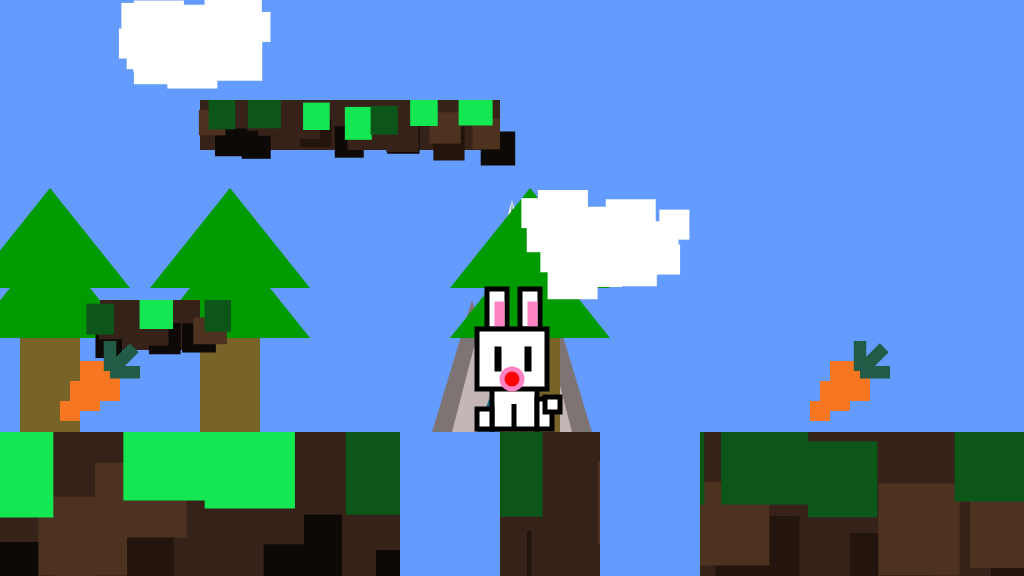
Frame 1 (no input)
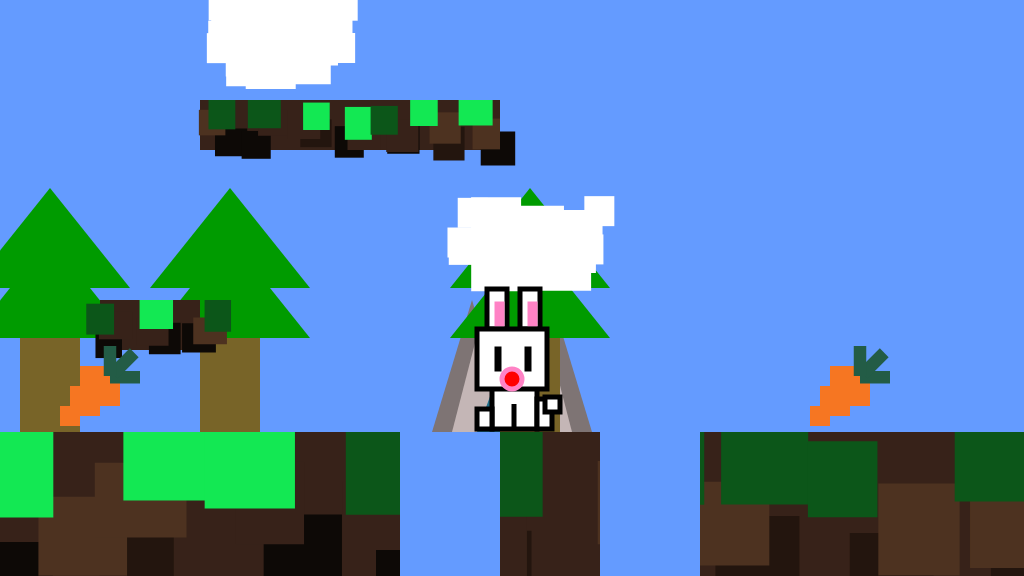
Frame 60 (no input)
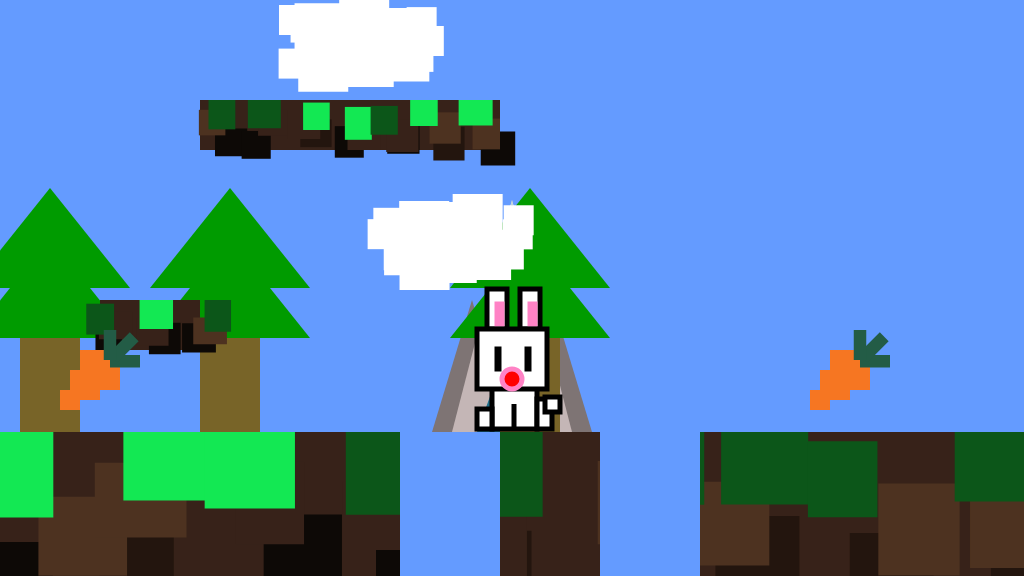
Frame 120 (the mouse pressed at the canvas centre since frame 60)

The p5.js sketch that drew these frames (run headless with seeded random() and noise() and a simulated clock; from frame 60 on, the mouse is pressed at the canvas centre):

// p5.js sketch
// ── sketch.js
//global vars
var floorPos_y;
var currentGround;
var scrollPos;
var heightPos;

function setup()
{
	frameRate(60)
	createCanvas(1024, 576);
	floorPos_y = height * 3/4;
	startGame();
}

function startGame()
{
	scrollPos = 0;
	heightPos = 0;
	rabbitCharacter.realWorldPos = rabbitCharacter.xPos - scrollPos;
	carrots.setCarrotColors(color(246, 118, 34), color(35, 92, 70),)
	carrots.addCarrots([{xPos: 100, yPos: 380, size: 0.5}, {xPos: 850, yPos: 380, size: 0.5}])
	currentGround = drawTerrain.generateLayeredGround(color(19,232,83),
								color(12,86,25),
								color(77,50,32),
								color(55,34,25),
								color(35,21,14),
								color(13,9,6),
								floorPos_y,
								0,
								width);
	platformsData = [{yPos: 100, platformStart: 200, platformEnd: 500},
					{yPos: 300, platformStart: 100, platformEnd: 200}]
	currentPlatforms = drawTerrain.generateLayeredPlatforms(color(19,232,83),
								color(12,86,25),
								color(77,50,32),
								color(55,34,25),
								color(35,21,14),
								color(13,9,6),
								platformsData)
	clouds.addClouds([{xPos: width/2, yPos: 200, direction: "left"},
					{xPos: 100, yPos: 0, direction: "right"},
					{xPos: 100, yPos: -200, direction: "left"},
					{xPos: 100, yPos: -400, direction: "right"}])
	mountains.mountainColors = {sideMountains: color(126,116,116), middleMountain: color(196,182,182), river: color(31,111,139), snowCap: color(255,255,255)}
	mountains.mountainIndcies = [{xPos: width/2, yPos: 200, scale: 1}]
	trees.treeColors = {leaves: color(0, 155, 0), trunk: color(120, 100, 40)}
	trees.treeIndcies = [20, 200, 500]
	canyons.addCanyons([{xPos: 400, canyonWidth: 100}, {xPos: 600, canyonWidth: 100}])
	canyons.color = color(100, 155, 255)
}

function draw()
{
	logFrameRate(50, 80)
	
	background(100, 155, 255);

	push();
    translate(scrollPos, heightPos);
	mountains.drawMountains()
	trees.drawTrees()
	collectedAnimations.animateAnimations()
	drawTerrain.drawCurrentTerrain(currentGround, currentPlatforms)
	canyons.drawCanyons();
	clouds.drawClouds();
	pop();

	rabbitCharacter.drawRabbit()
	rabbitCharacter.realWorldPos = rabbitCharacter.xPos - scrollPos;

	//draw carrots in front of character
	push();
    translate(scrollPos, heightPos);
	carrots.drawCarrots();
	pop();
	
}

//objects

//--------------------CANYONS OBJECT--------------------//

canyons = 
{
	color: null,

	canyonsArray: [],

	createCanyon: function (x, canyonWidth)
	{
		c =
		{
			x: x,
			canyonWidth: canyonWidth,
			checkCollision: function(xPos, yPos)
			{
				yInRange = yPos + 10 > floorPos_y + heightPos
				xInRange = (xPos < (this.canyonWidth + this.x) && xPos > this.x);
				return xInRange && yInRange
			}
		}
		return c
	},

	addCanyons: function (canyonData)
	{
		for(i = 0; i < canyonData.length; i++)
		{
			this.canyonsArray.push(this.createCanyon(canyonData[i].xPos, canyonData[i].canyonWidth))
		}
	},

	drawCanyons: function()
	{
		for(i = 0; i < this.canyonsArray.length; i++)
		{
			if(this.canyonsArray[i].checkCollision(rabbitCharacter.realWorldPos, rabbitCharacter.getFeetPos()))
			{
				rabbitCharacter.isDead = true;
			}
			fill(this.color);
			rect(this.canyonsArray[i].x, floorPos_y, this.canyonsArray[i].canyonWidth, 400)
		}
	}
}

//--------------------TREES OBJECT--------------------//
trees = 
{
	treeIndcies: [],

	treeColors: 
	{
		leaves: null,
		trunk: null,
	},

	drawTrees: function ()
	{
		noStroke();
		for (var i = 0; i < this.treeIndcies.length; i++)
    	{
			x = this.treeIndcies[i]
			fill(this.treeColors.trunk)
			rect(x, height/2, 60, 150)
			
			fill(this.treeColors.leaves)
			triangle(x - 50, height/2 + 50, 
					x + 30, height/2 - 50, 
					x + 110, height/2 + 50)
			triangle(x - 50, height/2, 
					x + 30, height/2 - 100, 
					x + 110, height/2)
   		}
	}
}

//--------------------MOUNTAINS OBJECT--------------------//
mountains = 
{
	mountainIndcies: [],

	mountainColors: 
	{
		sideMountains: null,
		middleMountain: null,
		river: null,
		snowCap: null
	},

	drawMountains: function ()
	{
		noStroke();
		for(i = 0; i < this.mountainIndcies.length; i ++)
		{
			x = this.mountainIndcies[i].xPos
			y = this.mountainIndcies[i].yPos
			s = this.mountainIndcies[i].scale
			//side mountains
			fill(this.mountainColors.sideMountains)
			triangle(x - (40 * s), y + (100 * s),
					 x - (80 * s), y + (232 * s), 
					 x, y + (232 * s))
			triangle(x + (40 * s), y + (100 * s), 
					 x, y + (232 * s), 
					 x + (80 * s), y + (232 * s))
			//middle mountain
			fill(this.mountainColors.middleMountain)
			triangle(x, y, 
					 x - (60 * s), y + (232 * s), 
					 x + (60 * s), y + (232 * s))
			//snow cap
			fill(this.mountainColors.snowCap)
			triangle(x, y,
					 x - (15 * s), y + (58 * s),
					 x + (15 * s), y + (58 * s))
			//river
			fill(this.mountainColors.river)
			beginShape();
			vertex(x, y)
			vertex(x - (5 * s), y + (75 * s));
			vertex(x - (5 * s), y + (150 * s));
			vertex(x - (35 * s), y + (232 * s));
			vertex(x + (10 * s), y + (232 * s));
			vertex(x + (20 * s), y + (150 * s));
			vertex(x + (5 * s), y + (75 * s))
			endShape(CLOSE);   
		}
	}
}

//--------------------CLOUDS OBJECT--------------------//
clouds = 
{
	maxLeft: 100,
	maxRight: 700,

	updateCloudRiders: function (cloudIdx)
	{
		gameCharXInRange = (rabbitCharacter.realWorldPos > this.cloudsArray[cloudIdx].xPos + 15 &&
							rabbitCharacter.realWorldPos < this.cloudsArray[cloudIdx].xPos + 175);

		gameCharYInRange = abs(rabbitCharacter.getFeetPos() - (this.cloudsArray[cloudIdx].yPos + heightPos + 60)) < 5

		onCloud = gameCharXInRange && gameCharYInRange && rabbitCharacter.jumpingData.goingUpwards == false
		if(onCloud)
		{
			rabbitCharacter.ridingCloudData.onCloud = true;
			rabbitCharacter.onFloor = true;
			rabbitCharacter.ridingCloudData.cloudRiding = cloudIdx;
		}
	},

	createCloud: function (xPos, yPos, direction)
	{
		c = 
		{
			xPos: xPos,
			yPos: yPos,
			direction: direction,
			speed: random(1, 4),
			realPos: xPos,
			squares: null
		}
		return c
	},

	generateCloudSquares: function (cloudIdx)
	{
		x = 0
		y = this.cloudsArray[cloudIdx].yPos
		squares = [];
		
		for(i = 0; i < 3; i++)
		{
			for(j = 0; j < 5; j++)
			{
				cloudSize = 30
				if(j > 0 && j < 4)
				{
					cloudSize = 50
				}
				xRandom = (x + random(-10, 10)) + (j * 35)
				if(j == 0)
				{
					xRandom += 20;
				}
				yRandom = (y + random(-10, 10)) + (i * 20)
				cloudSquare = 
				{
					x: xRandom,
					y: yRandom,
					size: cloudSize
				}
				squares.push(cloudSquare)
			}
		}
		return squares
	},

	cloudsArray: [],

	addClouds: function (inputArray)
	{
		for(cloudIdx = 0; cloudIdx < inputArray.length; cloudIdx++)
		{
			currentInput = inputArray[cloudIdx];
			cloud = this.createCloud(currentInput.xPos, currentInput.yPos, currentInput.direction, cloudIdx)
			this.cloudsArray.push(cloud)
			cloud.squares = this.generateCloudSquares(this.cloudsArray.length - 1)
		}
	},

	drawClouds: function ()
	{
		for(cloudIdx = 0; cloudIdx < this.cloudsArray.length; cloudIdx++)
		{
			this.updateCloudRiders(cloudIdx)

			//handle randomized clouds
			if(frameCount % 60 == 0)
			{
				cloudSquares = this.generateCloudSquares(cloudIdx)
				this.cloudsArray[cloudIdx].squares = cloudSquares
			}

			//handle cloud animation
			currentCloudX = this.cloudsArray[cloudIdx].realPos
			if(this.cloudsArray[cloudIdx].direction == "left")
			{
				if(currentCloudX < this.maxLeft)
				{
					this.cloudsArray[cloudIdx].direction = "right"
				}
				else
				{
					this.cloudsArray[cloudIdx].xPos -= this.cloudsArray[cloudIdx].speed;
					this.cloudsArray[cloudIdx].realPos -= this.cloudsArray[cloudIdx].speed;
				}
			}
			else
			{
				if(currentCloudX > this.maxRight)
				{
					this.cloudsArray[cloudIdx].direction = "left"
				}
				else
				{
					this.cloudsArray[cloudIdx].xPos += this.cloudsArray[cloudIdx].speed
					this.cloudsArray[cloudIdx].realPos += this.cloudsArray[cloudIdx].speed;
				}
			}

			//draw out each individual square
			for(squareIdx = 0; squareIdx < this.cloudsArray[cloudIdx].squares.length; squareIdx++)
			{
				currentRect = this.cloudsArray[cloudIdx].squares[squareIdx]
				// updatedXPos = map(currentRect.x,  this.maxLeft, this.maxRight)
				push();
				translate(this.cloudsArray[cloudIdx].xPos, 0);
				fill(255);
				noStroke();
				rect(currentRect.x, currentRect.y, currentRect.size, currentRect.size)
				pop();
				noStroke();
				fill(255, 0, 0);
			}
		}
	}
}

//--------------------CARROT OBJECT--------------------//
carrots = 
{
	carrotScore: 0,
	innerColor: null,
	outerColor: null,

	setCarrotColors: function (innerColor, outerColor)
	{
		this.innerColor = innerColor;
		this.outerColor = outerColor;
	},

	carrot: function (x, y, s)
	{
		c = 
		{
			x: x,
			y: y,
			currentYPos: y,
			size: s,
			currentSize: s,
			downAnimation: true,
			beenCollected: false,
			carrotFloorPosY: y + (s * 102),
			inProximity: function (charX, charY)
			{
				carrotX = this.x
				carrotY = this.currentYPos + (10 * this.size)
				carrotRadius = this.size * 180
				return dist(carrotX, carrotY, charX, charY) < carrotRadius / 2

			}
		}
		return c
	},

	carrotArray: [],

	addCarrots: function (carrotsInput)
	{
		for(i = 0; i < carrotsInput.length; i++)
		{
			this.carrotArray.push(this.carrot(carrotsInput[i].xPos, carrotsInput[i].yPos, carrotsInput[i].size))
		}
	},

	drawCarrots: function()
	{
		for(i = this.carrotArray.length - 1; i >= 0; i--)
		{
			//check if player is close to this carrot
			if(this.carrotArray[i].inProximity(rabbitCharacter.realWorldPos, rabbitCharacter.getCenterPos() - heightPos))
			{
				if(!this.carrotArray[i].beenCollected)
				{
					collectedAnimations.addAnimation(this.carrotArray[i].x, this.carrotArray[i].carrotFloorPosY, color(255, 215, 0), color(218, 165, 32))
				}
				
				this.carrotArray[i].beenCollected = true;
			}

			//animate carrots if they haven't been collected
			if(this.carrotArray[i].downAnimation && !this.carrotArray[i].beenCollected)
			{
				if(this.carrotArray[i].currentYPos - this.carrotArray[i].y == 10)
				{
					this.carrotArray[i].downAnimation = false;
				}
				this.carrotArray[i].currentYPos++;
			}
			else if (!this.carrotArray[i].downAnimation && !this.carrotArray[i].beenCollected)
			{
				if(this.carrotArray[i].y - this.carrotArray[i].currentYPos == 10)
				{
					this.carrotArray[i].downAnimation = true;
				}
				this.carrotArray[i].currentYPos--;
			} 

			//animate the carrots once they are collected
			if(this.carrotArray[i].beenCollected)
			{
				if(this.carrotArray[i].currentSize * 2 > this.carrotArray[i].size)
				{
					this.carrotArray[i].size *= 1.0075;
				}
				else
				{
					this.carrotScore += 1;
					this.carrotArray.splice(i, 1);
					continue;
				}
			}

			//draw the carrots to the canvas
			x = this.carrotArray[i].x
			y = this.carrotArray[i].currentYPos
			s = this.carrotArray[i].size

			noStroke();
			fill(this.innerColor);

			//main carrot
			push();
			translate(-(60 * s), 0)
			rect(x + (20 * s), y - (40 * s), 80 * s, 80 * s)
			rect(x, y, 60 * s, 60 * s)
			rect(x - (20 * s), y + (40 * s), 40 * s, 40 * s)
			
			//carrot stems
			push();
			translate(x + (80 * s), y - (30 * s), 20 * s, 20 * s);
			fill(this.outerColor);
			angleMode(DEGREES);
			rect(0, 0, 60 * s, 25 * s);
			rotate(-45);
			rect(0, -4 * s, 60 * s, 25 * s);
			rotate(-45);
			rect(-10 * s, -12.5 * s, 60 * s, 25 * s);
			pop();
			pop();
		}
	}
}

//--------------------DRAW TERRAIN--------------------//
drawTerrain = 
{
	currentPlatforms: null,

	drawRow: function(lightColor, darkColor, groundStart, groundEnd, yPos, generatedTerrain, maxHeight, size)
	{
		noStroke();
		density = size * 1.5

		while(groundStart < groundEnd)
		{
			xRandom = size/2
			yRandom = size/4
			widthRandom = [size - (size * 0.15), size + (size * 0.15)]
			heightRandom = [size - (size * 0.15), size + (size * 0.15)]

			//draw the grass
			if(random(0, 1) < 0.5)
			{
				generatedTerrain.push({color: lightColor, 
									x: groundStart + random(-xRandom, xRandom), 
									y: constrain(yPos + random(-yRandom, yRandom), maxHeight, height), 
									width: random(widthRandom[0], widthRandom[1]), 
									height: random(heightRandom[0], heightRandom[1])})
			}
			else
			{
				generatedTerrain.push({color: darkColor, 
									x: groundStart + random(-xRandom, xRandom), 
									y: constrain(yPos + random(-yRandom, yRandom), maxHeight, height), 
									width: random(widthRandom[0], widthRandom[1]),
									height: random(heightRandom[0], heightRandom[1])})
			}
			groundStart += density;
		}
	},

	generateLayeredGround: function (grassLight, grassDark, dirtLight, dirtDark, bedRockLight, bedRockDark, yPos, groundStart, groundEnd)
	{
		maxHeight = yPos
		generatedGround = [{color: dirtDark, x: groundStart, y: yPos, width: groundEnd - groundStart, height: 500}];

		yPos += 100;
		this.drawRow(bedRockLight, bedRockDark, groundStart, groundEnd, yPos, generatedGround, maxHeight, 80);

		yPos -= 55;
		this.drawRow(dirtLight, dirtDark, groundStart, groundEnd, yPos, generatedGround, maxHeight, 80);

		yPos -= 50;
		this.drawRow(color(grassLight), grassDark, groundStart, groundEnd, yPos, generatedGround, maxHeight, 80);

		return generatedGround
	},

	generateLayeredPlatforms: function (grassLight, grassDark, dirtLight, dirtDark, bedRockLight, bedRockDark, platformsInput)
	{

		this.currentPlatforms = platformsInput

		platforms = []
		for(i = 0; i < platformsInput.length; i++)
		{
			maxHeight = platformsInput[i].yPos
			updatedWidth = platformsInput[i].platformEnd - platformsInput[i].platformStart
			currentPlatform = [{color: dirtDark, x: platformsInput[i].platformStart, y: platformsInput[i].yPos, width: updatedWidth, height: 50}]

			this.drawRow(bedRockLight, bedRockDark, platformsInput[i].platformStart, platformsInput[i].platformEnd, platformsInput[i].yPos + 25, currentPlatform, maxHeight, 30)
			this.drawRow(dirtLight, dirtDark, platformsInput[i].platformStart, platformsInput[i].platformEnd, platformsInput[i].yPos + 15, currentPlatform, maxHeight, 30)
			this.drawRow(grassLight, grassDark, platformsInput[i].platformStart, platformsInput[i].platformEnd, platformsInput[i].yPos, currentPlatform, maxHeight, 30)

			platforms.push(currentPlatform)
		}
		return platforms
	},

	drawCurrentTerrain: function (currentGround, currentPlatforms)
	{
		this.updateCharOnPlatform()

		for(rectIdx = 0; rectIdx < currentGround.length; rectIdx++)
		{
			noStroke();
			fill(currentGround[rectIdx].color)
			rect(currentGround[rectIdx].x, currentGround[rectIdx].y, currentGround[rectIdx].width, currentGround[rectIdx].height)
		}

		for(i = 0; i < currentPlatforms.length; i++)
		{
			for(j = 0; j < currentPlatforms[i].length; j++)
			{
				noStroke();
				fill(currentPlatforms[i][j].color)
				rect(currentPlatforms[i][j].x, currentPlatforms[i][j].y, currentPlatforms[i][j].width, currentPlatforms[i][j].height)
			}
		}
	},

	updateCharOnPlatform: function ()
	{
		for(platformIdx = 0; platformIdx < this.currentPlatforms.length; platformIdx++)
		{
			gameCharXInRange = (rabbitCharacter.realWorldPos > this.currentPlatforms[platformIdx].platformStart &&
								rabbitCharacter.realWorldPos < this.currentPlatforms[platformIdx].platformEnd);

			gameCharYInRange = abs(rabbitCharacter.getFeetPos() - (this.currentPlatforms[platformIdx].yPos + heightPos) + 4) < 10

			onPlatform = gameCharXInRange && gameCharYInRange && rabbitCharacter.jumpingData.goingUpwards == false
			if(onPlatform)
			{
				rabbitCharacter.platformData.onPlatform = true;
				rabbitCharacter.onFloor = true;
				rabbitCharacter.platformData.currentPlatformData = platformIdx;
			}
		}
	},


}

//--------------------CHARACTER OBJECT--------------------//
rabbitCharacter = 
{
	realWorldPos: 0,
	xPos: 512,
	yPos: 209, 
	size: 1,
	onFloor: true,
	isDead: false,

	getFeetPos: function ()
	{
		return this.yPos + (215 * this.size)
	},
	getCenterPos: function ()
	{
		return this.yPos + (170 * this.size)
	},
	userInput: {direction: "front", airCondition: "walking"},
	legData: 
	{
		//initialize character data used to control walking animation
		rightFootForward: true,
		backLegs: {outerLegPos: null, innerLegPos: null, outerLegHeight: null,  innerLegHeight: null},
		frontLegs: {outerLegPos: null, innerLegPos: null, outerLegHeight: null, innerLegHeight: null}
	},

	earRotationData:
	{
		currentlyRotating: false,
		earsGoingDown: true,
		currentRotationValue: 0
	},

	jumpingData:
	{
		currentlyJumping: false,
		goingUpwards: true,
		currentSpeed: 0,
		jumpingDuration: 100
	},

	checkOnSurface: function ()
	{
		floorPos = 209 + heightPos
		onFloor = abs(this.yPos - floorPos) < 8
		if(onFloor && this.isDead == false)
		{
			rabbitCharacter.onFloor = true;
			rabbitCharacter.yPos = floorPos;
		}
	},

	ridingCloudData:
	{
		onCloud: false,
		cloudRiding: null,
	},

	platformData:
	{
		onPlatform: false,
		currentPlatformData: null
	},

	drawRabbit: function()
	{
		s = this.size
		x = this.xPos
		y = this.yPos

		//check if rabbit is dead and draw rabbit accordingly
		if(this.isDead)
		{
			this.onFloor = false;
			this.isDead = true;
			this.userInput = {direction: "front", airCondition: "jumping"}
			this.yPos += 5;
			this.heightPos = 0;
		}
		
		//control cloud moving with char
		if(this.ridingCloudData.onCloud)
		{
			if(clouds.cloudsArray[this.ridingCloudData.cloudRiding].direction == "right")
			{
				if(this.userInput.direction == "front")
				{
					this.xPos += clouds.cloudsArray[this.ridingCloudData.cloudRiding].speed / 2
					scrollPos -= clouds.cloudsArray[this.ridingCloudData.cloudRiding].speed / 2
				}
			}
			else if(clouds.cloudsArray[this.ridingCloudData.cloudRiding].direction == "left")
			{
				if(this.userInput.direction == "front")
				{
					this.xPos -= clouds.cloudsArray[this.ridingCloudData.cloudRiding].speed / 2
					scrollPos += clouds.cloudsArray[this.ridingCloudData.cloudRiding].speed / 2
				}
			}

			//make player fall off cloud if out of range
			gameCharXInRange = (this.realWorldPos > clouds.cloudsArray[this.ridingCloudData.cloudRiding].xPos + 15 &&
								this.realWorldPos < clouds.cloudsArray[this.ridingCloudData.cloudRiding].xPos + 175);

			if(gameCharXInRange == false)
			{
				this.ridingCloudData.onCloud = false;
				this.jumpingData.currentlyJumping = true;
				this.jumpingData.goingUpwards = false;
				this.userInput.airCondition = "jumping"
				this.onFloor = false;
			}
		}

		//make player fall off current platform if they're out of range
		if(this.platformData.onPlatform)
		{
			gameCharXInRange = (rabbitCharacter.realWorldPos > drawTerrain.currentPlatforms[this.platformData.currentPlatformData].platformStart &&
							rabbitCharacter.realWorldPos < drawTerrain.currentPlatforms[this.platformData.currentPlatformData].platformEnd);
		
			if(gameCharXInRange == false)
			{
				this.platformData.onPlatform = false;
				this.jumpingData.currentlyJumping = true;
				this.jumpingData.goingUpwards = false;
				this.userInput.airCondition = "jumping"
				this.onFloor = false;
			}
		}


		//control ears when jumping
		if(this.earRotationData.currentlyRotating)
		{
			if(this.earRotationData.earsGoingDown)
			{
				if(this.earRotationData.currentRotationValue == 100)
				{
					this.earRotationData.earsGoingDown = false;
				}
				else
				{
					this.earRotationData.currentRotationValue += 5;
				}
				
			}
			else
			{
				if(this.earRotationData.currentRotationValue == 0)
				{
					this.earRotationData.earsGoingDown = true;
					this.earRotationData.currentlyRotating = false;
				}
				else
				{
					this.earRotationData.currentRotationValue -= 2;
				}
			}
		}
		//control jumping animation
		if(this.jumpingData.currentlyJumping)
		{	
			this.jumpingData.jumpingDuration -= 2
			if(this.jumpingData.goingUpwards)
			{
				if(this.getCenterPos() < 200)
				{
					heightPos += this.jumpingData.currentSpeed
				}
				else
				{
					this.yPos -= this.jumpingData.currentSpeed
				}
				if(this.jumpingData.jumpingDuration == 0)
				{
					this.jumpingData.goingUpwards = false;
					this.jumpingData.jumpingDuration = 100;
				}
				else
				{
					this.jumpingData.currentSpeed = map(this.jumpingData.jumpingDuration * 1.5, 2 * 1.5, 100 * 1.5, 0, 10)
				}
			}
			else if(this.isDead == false)
			{
				if(this.getCenterPos() > 379)
				{
					heightPos -= this.jumpingData.currentSpeed
				}
				else
				{
					this.yPos += this.jumpingData.currentSpeed
				}
				this.checkOnSurface()
				if(this.onFloor)
				{
					this.jumpingData.currentlyJumping = false;
					this.jumpingData.jumpingDuration = 100;
					this.jumpingData.currentSpeed = 0;
					this.jumpingData.goingUpwards = true;
					this.userInput.airCondition = "walking";
				}
				else
				{
					this.jumpingData.currentSpeed = map((100 - this.jumpingData.jumpingDuration) * 1.5, 2 * 1.5, 100 * 1.5, 0, 10)
				}
	
			}
		}
	

		//control walking animation
		if(this.legData.rightFootForward == true && frameCount % 7 == 0)
			{
				this.legData.backLegs.outerLegHeight = 28 * s;
				this.legData.backLegs.innerLegHeight = 34 * s;
				this.legData.frontLegs.outerLegHeight = 34 * s;
				this.legData.frontLegs.innerLegHeight = 28 * s;
				this.legData.rightFootForward = false;
			}
			else if(this.legData.rightFootForward == false && frameCount % 7 == 0)
			{
				this.legData.backLegs.outerLegHeight = 34 * s;
				this.legData.backLegs.innerLegHeight = 28 * s;
				this.legData.frontLegs.outerLegHeight = 28 * s;
				this.legData.frontLegs.innerLegHeight = 34 * s;
				this.legData.rightFootForward = true;
			}
	

		
		//control graphics of character
		if(this.userInput.direction == "right")
		{	
			if(this.xPos < width * 0.8)
			{
				this.xPos += 4;
			}
			else
			{
				scrollPos -= 4;
			}
			stroke(0); //black outline color
			strokeWeight(5 * s); //black outline width
			fill(255); // white color
			
			//main body part 1/2
			rect(x - (58 * s), y + (165 * s), 20 * s, 20 * s); //tail
			rect(x - (45 * s), y + (150 * s), 90 * s, 60 * s); //body
			//legs
			if(this.userInput.airCondition == "walking")
			{
				rect(x - (35 * s), y + (190 * s), 15 * s, this.legData.backLegs.innerLegHeight);
				rect(x - (45 * s), y + (190 * s), 15 * s, this.legData.backLegs.outerLegHeight);
				rect(x + (30 * s), y + (190 * s), 15 * s, this.legData.frontLegs.innerLegHeight);
				rect(x + (20 * s), y + (190 * s), 15 * s, this.legData.frontLegs.outerLegHeight);
				noStroke();
				rect(x - (42 * s), y + (153 * s), 85 * s, 55 * s); //body white inner circle (covers black outline of legs)
			}
			else if(this.userInput.airCondition == "jumping")
			{
				// rect(x - (35 * s), y + (190 * s), 15 * s, 15 * s);
				rect(x - (45 * s), y + (190 * s), 15 * s, 15 * s);
				// rect(x + (30 * s), y + (190 * s), 15 * s, 15 * s);
				rect(x + (20 * s), y + (190 * s), 15 * s, 15 * s);
			}
			
			stroke(0);
			strokeWeight(5 * s);

			push();
			translate(x + (10 * s) + ((20 * s) / 2), 
					y + (80 * s) + (40 * s)); //center of left ear (for rotation)
			angleMode(DEGREES);
			rotate(-this.earRotationData.currentRotationValue);
			rect(-((20 * s) / 2), -(40 * s), 20 * s, 40 * s); //left ear
			fill(255, 130, 197); // pink color
			stroke(255, 130, 197); // pink color
			rect(0, -(25 * s), 5 * s, 20 * s); //left inner ear
			pop();

			push();
			translate(x + (45 * s) + ((20 * s) / 2), 
					y + (80 * s) + (40 * s)); //center of right ear (for rotation)
			angleMode(DEGREES);
			rotate(this.earRotationData.currentRotationValue);
			rect(-((20 * s) / 2), -(40 * s), 20 * s, 40 * s); //right ear
			fill(255, 130, 197); // pink color
			stroke(255, 130, 197); // pink color
			rect(0, -(25 * s), 5 * s, 20 * s);  //right inner ear
			pop();

			//main body part 2/2
			rect(x, y + (120 * s), 70 * s, 60 * s); //head
			rect(x + (30 * s), y + (140 * s), 2 * s, 20 * s); //left eye
			rect(x + (55 * s), y + (140 * s), 2 * s, 20 * s); //right eye

			//pink elements
			fill(255, 130, 197); // pink color
			stroke(255, 130, 197); // pink color
			rect(x + (44 * s), y + (169 * s), 1 * s, 1 * s); //mouth
			fill(255, 0, 0);
			ellipse(this.xPos, this.getCenterPos(), 20, 20);
		}
		else if(this.userInput.direction == "left")
		{
			if(this.xPos > width * 0.2)
			{
				this.xPos -= 4;
			}
			else
			{
				scrollPos += 4;
			}
			stroke(0); //black outline color
			strokeWeight(5 * s); //black outline width
			fill(255); // white color
			
			//main body part 1/2
			rect(x + (38 * s), y + (165 * s), 20 * s, 20 * s); //tail
			rect(x - (45 * s), y + (150 * s), 90 * s, 60 * s); //body
			//legs
			if(this.userInput.airCondition == "walking")
			{
				rect(x - (35 * s), y + (190 * s), 15 * s, this.legData.backLegs.innerLegHeight);
				rect(x - (45 * s), y + (190 * s), 15 * s, this.legData.backLegs.outerLegHeight);
				rect(x + (30 * s), y + (190 * s), 15 * s, this.legData.frontLegs.innerLegHeight);
				rect(x + (20 * s), y + (190 * s), 15 * s, this.legData.frontLegs.outerLegHeight);
				noStroke();
				rect(x - (42 * s), y + (153 * s), 85 * s, 55 * s); //body white inner circle (covers black outline of legs)
			}
			else if(this.userInput.airCondition == "jumping")
			{
				// rect(x - (35 * s), y + (190 * s), 15 * s, 15 * s);
				rect(x - (45 * s), y + (190 * s), 15 * s, 15 * s);
				// rect(x + (30 * s), y + (190 * s), 15 * s, 15 * s);
				rect(x + (20 * s), y + (190 * s), 15 * s, 15 * s);
			}
			stroke(0);
			strokeWeight(5 * s);

			push();
			translate(x - (30 * s) + ((20 * s) / 2), 
					y + (80 * s) + (40 * s)); //center of left ear (for rotation)
			angleMode(DEGREES);
			rotate(this.earRotationData.currentRotationValue);
			rect(-((20 * s) / 2), -(40 * s), 20 * s, 40 * s); //left ear
			fill(255, 130, 197); // pink color
			stroke(255, 130, 197); // pink color
			rect(0, -(25 * s), 5 * s, 20 * s); //left inner ear
			pop();

			push();
			translate(x - (65 * s) + ((20 * s) / 2), 
					y + (80 * s) + (40 * s)); //center of right ear (for rotation)
			angleMode(DEGREES);
			rotate(-this.earRotationData.currentRotationValue);
			rect(-((20 * s) / 2), -(40 * s), 20 * s, 40 * s); //right ear
			fill(255, 130, 197); // pink color
			stroke(255, 130, 197); // pink color
			rect(0, -(25 * s), 5 * s, 20 * s);  //right inner ear
			pop();

			//main body part 2/2
			rect(x - (70 * s), y + (120 * s), 70 * s, 60 * s); //head
			rect(x - (32 * s), y + (140 * s), 2 * s, 20 * s); //left eye
			rect(x - (57 * s), y + (140 * s), 2 * s, 20 * s); //right eye

			//pink elements
			fill(255, 130, 197); // pink color
			stroke(255, 130, 197); // pink color
			rect(x - (45 * s), y + (169 * s), 1 * s, 1 * s); //mouth
			fill(255, 0, 0);
			ellipse(this.xPos, this.getCenterPos(), 20, 20);
		}
		else if(this.userInput.direction == "front")
		{
			stroke(0); //black outline color
			strokeWeight(5 * s); //black outline width
			fill(255); // white color

			push();
			translate(x - (25 * s) + ((20 * s) / 2), 
					y + (80 * s) + (40 * s)); //center of left ear (for rotation)
			angleMode(DEGREES);
			rotate(-this.earRotationData.currentRotationValue);
			rect(-((20 * s) / 2), -(40 * s), 20 * s, 40 * s); //left ear
			fill(255, 130, 197); // pink color
			stroke(255, 130, 197); // pink color
			rect(0, -(25 * s), 5 * s, 20 * s); //left inner ear
			pop();

			push();
			translate(x + (8 * s) + ((20 * s) / 2), 
					y + (80 * s) + (40 * s)); //center of right ear (for rotation)
			angleMode(DEGREES);
			rotate(this.earRotationData.currentRotationValue);
			rect(-((20 * s) / 2), -(40 * s), 20 * s, 40 * s); //right ear
			fill(255, 130, 197); // pink color
			stroke(255, 130, 197); // pink color
			rect(0, -(25 * s), 5 * s, 20 * s);  //right inner ear
			pop();
			if (this.userInput.airCondition == "walking")
			{
				//main body
				rect(x - (20 * s), y + (150 * s), 45 * s, 70 * s); //body
				rect(x - (35 * s), y + (120 * s), 70 * s, 60 * s); //head
				rect(x - (15 * s), y + (140 * s), 2 * s, 20 * s); //left eye
				rect(x + (15 * s), y + (140 * s), 2 * s, 20 * s); //right eye

				//legs
				rect(x - (35 * s), y + (200 * s), 15 * s, 20 * s); // front left leg
				rect(x + (25 * s), y + (190 * s), 15 * s, 30 * s); // front right leg
				rect(x + (2 * s), y + (195 * s), 0 * s, 25 * s); // leg in middle
				rect(x + (33 * s), y + (188 * s), 15 * s, 15 * s); //tail
			}
			else if (this.userInput.airCondition == "jumping")
			{
				//main body
				rect(x - (22.5 * s), y + (150 * s), 45 * s, 70 * s); //body
				rect(x - (35 * s), y + (120 * s), 70 * s, 60 * s); //head

				if(this.isDead)
				{
					//left eye (1/2)
					push();
					angleMode(DEGREES);
					translate(x - (25 * s), y + (145 * s));
					rotate(-45);
					rect(0, 0, 2 * s, 20 * s);
					pop();

					//left eye (2/2)
					push();
					angleMode(DEGREES);
					translate(x - (10 * s), y + (143 * s));
					rotate(45);
					rect(0, 0, 2 * s, 20 * s);
					pop();

					//right eye (1/2)
					push();
					angleMode(DEGREES);
					translate(x + (10 * s), y + (145 * s));
					rotate(-45);
					rect(0, 0, 2 * s, 20 * s);
					pop();

					//right eye (2/2)
					push();
					angleMode(DEGREES);
					translate(x + (25 * s), y + (143 * s));
					rotate(45);
					rect(0, 0, 2 * s, 20 * s);
					pop();
				}
				else
				{
					rect(x - (15 * s), y + (140 * s), 2 * s, 20 * s); //left eye
					rect(x + (15 * s), y + (140 * s), 2 * s, 20 * s); //right eye
				}
				
				//front legs
				rect(x - (35 * s), y + (190 * s), 20 * s, 20 * s); // front left leg
				rect(x + (15 * s), y + (190 * s), 20 * s, 20 * s); // front right leg
			}

			//pink elements
			fill(255, 130, 197); // pink color
			stroke(255, 130, 197); // pink color
			rect(x + (1 * s), y + (169 * s), 1 * s, 1 * s); //mouth
			fill(255, 0, 0);
			ellipse(this.xPos, this.getCenterPos(), 20, 20);
		}
	}
};
//--------------------COLLECTED ANIMATION OBJECT (BEAM SHOOTS UP)--------------------//
collectedAnimations =
{
	activeAnimations: [],

	addAnimation: function(xPos, yPos, rectOneColor, rectTwoColor)
	{
		animation = 
		{
			xPos: xPos,
			yPos: yPos,
			rectOneHeight: 20,
			rectTwoHeight: 0,
			rectOneWidth: 10,
			rectTwoWidth: 0,
			rectOneColor: rectOneColor,
			rectTwoColor: rectTwoColor,
			lifeTime: 92
		};
		this.activeAnimations.push(animation);
	},

	animateAnimations: function ()
	{
		noStroke();
		for(i = this.activeAnimations.length - 1; i >= 0; i--)
		{
			animation = this.activeAnimations[i];
			animation.rectOneHeight += 40;
			animation.rectOneWidth += 2;
			if(animation.rectOneHeight > 200)
			{
				animation.rectTwoHeight = animation.rectOneHeight;
				animation.rectTwoWidth += 4;
			}

			fill(animation.rectTwoColor);
			rect(animation.xPos - (animation.rectTwoWidth / 2),
				animation.yPos - animation.rectTwoHeight,
				animation.rectTwoWidth,
				animation.rectTwoHeight);

			fill(animation.rectOneColor);
			rect(animation.xPos - (animation.rectOneWidth / 2),
				animation.yPos - animation.rectOneHeight,
				animation.rectOneWidth,
				animation.rectOneHeight);

			if(animation.lifeTime < 0)
			{
				this.activeAnimations.splice(i, 1)
			}
			else
			{
				animation.lifeTime -= 1;

			}
		}
	}
}



function keyPressed(){
    //left arrow
	if(keyCode == 37)
    {
        rabbitCharacter.userInput.direction = "left";
    }
    //right arrow
    else if(keyCode == 39)
    {
        rabbitCharacter.userInput.direction = "right";
    }
}

function keyReleased()
{
    
    //left arrow
    if(keyCode == 37)
    {
        rabbitCharacter.userInput.direction = "front";
    }
    //right arrow
    else if(keyCode == 39)
    {
        rabbitCharacter.userInput.direction = "front";
    }
    //space bar
    else if (keyCode == 32 && rabbitCharacter.userInput.airCondition == "walking")
    {
		if(rabbitCharacter.ridingCloudData.onCloud || rabbitCharacter.platformData.onPlatform)
		{
			rabbitCharacter.platformData.onPlatform = false;
			rabbitCharacter.ridingCloudData.onCloud = false;
		}
		rabbitCharacter.earRotationData.currentlyRotating = true;
        rabbitCharacter.jumpingData.currentlyJumping = true;
		rabbitCharacter.userInput.airCondition = "jumping"
		rabbitCharacter.onFloor = false;
    }
}

//--------------------LOG FRAMERATE HELPER FUNCTION--------------------//

function logFrameRate(lessThan, greaterThan)
{
	fR = round(frameRate())
	if(fR >= lessThan && fR <= greaterThan)
	{
		console.log(lessThan + " - " + greaterThan)
	}
	else if (fR < lessThan)
	{
		console.log("< " + lessThan)
	}
	else if (fR > greaterThan)
	{
		console.log("> " + greaterThan)
	}
}
	
